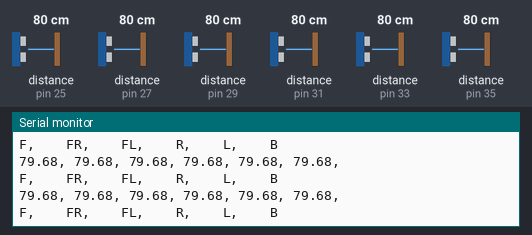
Recording of a sketch running on a simulated Arduino Mega 2560, built with avr-gcc and run on an emulated ATmega2560. On the bench: the last lines printed to the serial monitor. Wiring (inferred from the names in the program): 6 × ultrasonic range finder: trigger pin 24, echo pin 25 / trigger pin 26, echo pin 27 / trigger pin 28, echo pin 29 / trigger pin 30, echo pin 31 / trigger pin 32, echo pin 33 / trigger pin 34, echo pin 35. Inputs (shaded band) come from the test bench; at power-on: distance to the obstacle (sensors on pin 25, pin 27, pin 29, pin 31, pin 33, pin 35) 80 cm. The echo pulse lasts 58.3 µs per cm.

Above: at 1.2 s.
1.3 s: distance to the obstacle (sensor on pin 25) set to 2 cm
At 1.31 s:
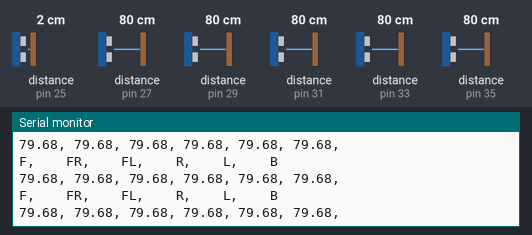
4.3 s: distance to the obstacle (sensor on pin 27) set to 2 cm
At 4.3 s:
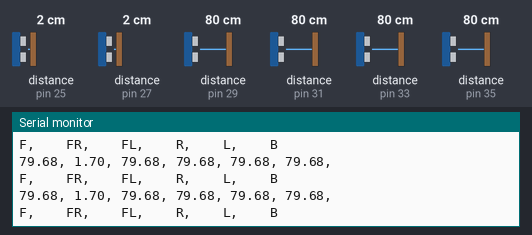
7.3 s: distance to the obstacle (sensor on pin 29) set to 60 cm
At 7.3 s:
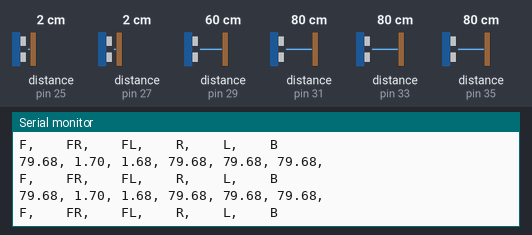
10.3 s: distance to the obstacle (sensor on pin 31) set to 2 cm
At 10.41 s:
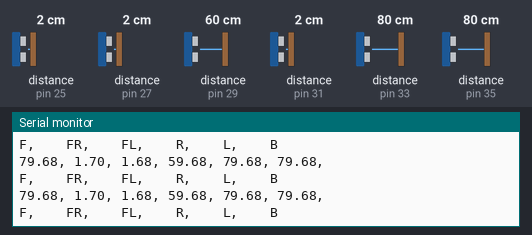
13.3 s: distance to the obstacle (sensor on pin 33) set to 9 cm
At 13.4 s:
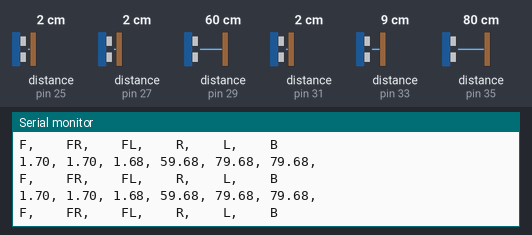
16.3 s: distance to the obstacle (sensor on pin 35) set to 2 cm
At 17.0 s:
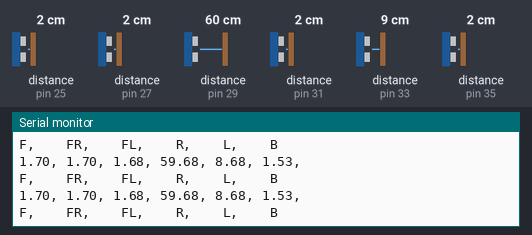
Timing chart, 0 to 19.3 s (numbered marks = the images above; inputs shaded):
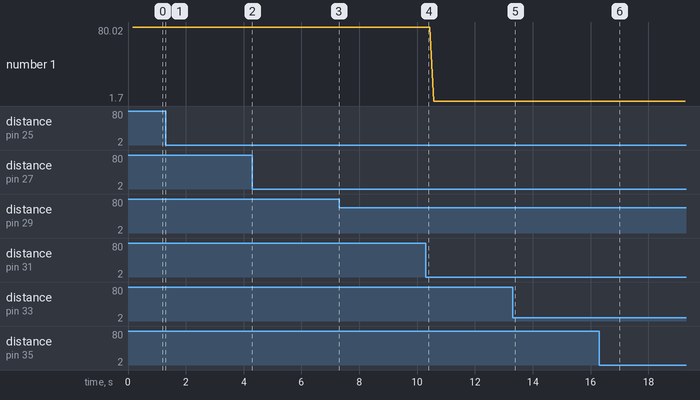

The sketch:

Multiple_US_Sensors.ino
```cpp
// define all Digital Pins for Mega(Even is Trig, Odd is Echo)
#define TrigB 24
#define EchoB 25
#define TrigFR 26
#define EchoFR 27
#define TrigFL 28
#define EchoFL 29
#define TrigF 30
#define EchoF 31
#define TrigR 32
#define EchoR 33
#define TrigL 34
#define EchoL 35
// Changes Parameters
#define WaitForEcho 10
#define WackValue 10000
#define DurationCheck 10

//Declaring the Final Array
double DisArray[6];
char Names [8] = {'F', 'F', 'R', 'F', 'L', 'R', 'L', 'B'};


long durationF;
double distanceF;
long old_durationF;
long durationFR;
double distanceFR;
long old_durationFR;
long durationFL;
double distanceFL;
long old_durationFL;
long durationR;
double distanceR;
long old_durationR;
long durationL;
double distanceL;
long old_durationL;
long durationB;
double distanceB;
long old_durationB;

void setup() {
  pinMode(TrigF, OUTPUT);
  pinMode(EchoF, INPUT);
  pinMode(TrigFR, OUTPUT);
  pinMode(EchoFR, INPUT);
  pinMode(TrigFL, OUTPUT);
  pinMode(EchoFL, INPUT);
  pinMode(TrigR, OUTPUT);
  pinMode(EchoR, INPUT);
  pinMode(TrigL, OUTPUT);
  pinMode(EchoL, INPUT);
  pinMode(TrigB, OUTPUT);
  pinMode(EchoB, INPUT);
  Serial.begin(9600);
}

void loop() {
  //turns off trigger
  digitalWrite(TrigF, LOW);
  digitalWrite(TrigB, LOW);
  digitalWrite(TrigFR, LOW);
  digitalWrite(TrigFL, LOW);
  digitalWrite(TrigR, LOW);
  digitalWrite(TrigL, LOW);
  delayMicroseconds(2);


  // Sets TriggerF on for WaitForEcho useconds
  digitalWrite(TrigF, HIGH);

  delayMicroseconds(WaitForEcho);
  digitalWrite(TrigF, LOW);

  // reads the time it took for the EchoF to reach back
  durationF = pulseIn(EchoF, HIGH);


  // Sets TriggerB on for WaitForEcho useconds, can't do two at same time for w.e reason
  digitalWrite(TrigB, HIGH);
  delayMicroseconds(WaitForEcho);
  digitalWrite(TrigB, LOW);
  // reads the time it took for the EchoB to reach back
  durationB = pulseIn(EchoB, HIGH);

  // Sets TriggerFR on for WaitForEcho useconds, can't do two at same time for w.e reason
  digitalWrite(TrigFR, HIGH);
  delayMicroseconds(WaitForEcho);
  digitalWrite(TrigFR, LOW);
  // reads the time it took for the EchoFR to reach back
  durationFR = pulseIn(EchoFR, HIGH);

  // Sets TriggerFL on for WaitForEcho useconds, can't do two at same time for w.e reason
  digitalWrite(TrigFL, HIGH);
  delayMicroseconds(WaitForEcho);
  digitalWrite(TrigFL, LOW);
  // reads the time it took for the EchoFL to reach back
  durationFL = pulseIn(EchoFL, HIGH);


  // Sets TriggerR on for WaitForEcho useconds, can't do two at same time for w.e reason
  digitalWrite(TrigR, HIGH);
  delayMicroseconds(WaitForEcho);
  digitalWrite(TrigR, LOW);
  // reads the time it took for the EchoB to reach back
  durationR = pulseIn(EchoR, HIGH);

  // Sets TriggerL on for WaitForEcho useconds, can't do two at same time for w.e reason
  digitalWrite(TrigL, HIGH);
  delayMicroseconds(WaitForEcho);
  digitalWrite(TrigL, LOW);
  // reads the time it took for the EchoL to reach back
  durationL = pulseIn(EchoL, HIGH);


  // Filters out wack values
  if (durationF > WackValue) durationF = old_durationF;
  if (durationB > WackValue) durationB = old_durationB;
  if (durationFR > WackValue) durationFR = old_durationFR;
  if (durationFL > WackValue) durationFL = old_durationFL;
  if (durationR > WackValue) durationR = old_durationR;
  if (durationL > WackValue) durationL = old_durationL;

  // Checks to see if change in duration, if not calculate distance and print!
  if (abs(old_durationF - durationF) > DurationCheck) {
    distanceF = .0343 * durationF / 2;
   //Serial.print("Your distanceF is ");
   //Serial.println(distanceF);
  }
  if (abs(old_durationB - durationB) > DurationCheck) {
    distanceB = .0343 * durationB / 2;
   //Serial.print("Your distanceB is ");
   //Serial.println(distanceB);
  }

  if (abs(old_durationFR - durationFR) > DurationCheck) {
    distanceFR = .0343 * durationFR / 2;
  //Serial.print("Your distanceFR is ");
   //Serial.println(distanceFR);
  }
  if (abs(old_durationFL - durationFL) > DurationCheck) {
    distanceFL = .0343 * durationFL / 2;
  //Serial.print("Your distanceFL is ");
    //Serial.println(distanceFL);
  }
  if (abs(old_durationR - durationR) > DurationCheck) {
    distanceR = .0343 * durationR / 2;
   //Serial.print("Your distanceR is ");
   //Serial.println(distanceR);
  }
  if (abs(old_durationL - durationL) > DurationCheck) {
    distanceL = .0343 * durationL / 2;
   //Serial.print("Your distanceL is ");
   //Serial.println(distanceL);
  }
  DisArray[0] = distanceF;
  DisArray[1] = distanceB;
  DisArray[2] = distanceFR;
  DisArray[3] = distanceFL;
  DisArray[4] = distanceR;
  DisArray[5] = distanceL;
  delay(100);


  Serial.print(Names[0]);
  Serial.print(",    ");
  Serial.print(Names[1]);
  Serial.print(Names[2]);
  Serial.print(",    ");
  Serial.print(Names[3]);
  Serial.print(Names[4]);
  Serial.print(",    ");
  Serial.print(Names[5]);
  Serial.print(",    ");
  Serial.print(Names[6]);
  Serial.print(",    ");
  Serial.print(Names[7]);
  Serial.println("");

  for (int i = 0; i<= 5; i++){
    Serial.print(DisArray[i]);
    Serial.print(", ");
  }
  Serial.println("");
  Serial.println("");


  old_durationF = durationF;
  old_durationB = durationB;
  old_durationFR = durationFR;
  old_durationFL = durationFL;
  old_durationR = durationR;
  old_durationL = durationL;

}
```

Measured:
- after the input at 16.3 s, the serial monitor: prints a new line after 0.23 s (image 6)
